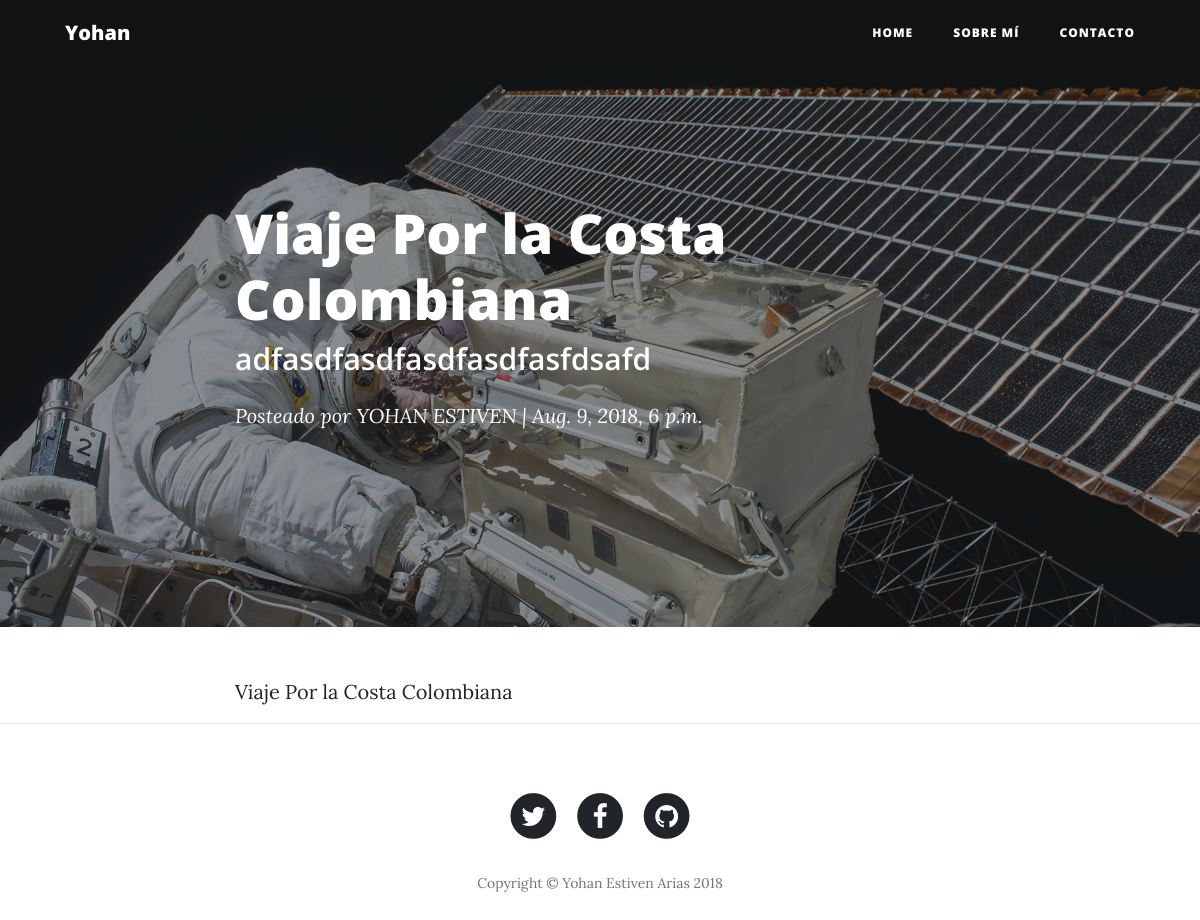
/posts/1, run on the app's committed database.
### entries/models.py (models this page shows, shortened)
class Entry(models.Model):
	title = models.CharField(max_length=30)
	abstract = models.CharField(max_length=60)
	content = HTMLField()
	author = models.ForeignKey(User, on_delete=models.CASCADE)
	creation_date = models.DateTimeField(auto_now_add=True)

### entries/views.py (the view)
# urls.py: path('posts/<int:id>', EntryDetail.as_view(), name='post-detail'),
class EntryDetail(DetailView):
	model = Entry
	def get_object(self, *args, **kwargs):
		entry_id = self.kwargs.get('id')
		obj = get_object_or_404(Entry, id=entry_id)
		return obj

### entries/templates/entries/entry_detail.html
{% extends 'base.html' %}
{% block content %}
    <header class="masthead" style="background-image: url('img/post-bg.jpg')">
      <div class="overlay"></div>
      <div class="container">
        <div class="row">
          <div class="col-lg-8 col-md-10 mx-auto">
            <div class="post-heading">
              <h1>{{object.title}}</h1>
              <h2 class="subheading">
                {{object.abstract}}
              </h2>
              <span class="meta">Posteado por
                <a href="#">{{object.author.first_name}}</a>
                | {{object.creation_date}}</span>
            </div>
          </div>
        </div>
      </div>
    </header>
    <article>
      <div class="container">
        <div class="row">
          <div class="col-lg-8 col-md-10 mx-auto">
            {{object.title | safe}}
          </div>
        </div>
      </div>
    </article>
    <hr>
{% endblock %}

### data on the page
Entry: title "Viaje Por la Costa Colombiana", abstract "adfasdfasdfasdfasdfasfdsafd", author.first_name "YOHAN ESTIVEN", creation_date "Aug. 9, 2018, 6 p.m."
